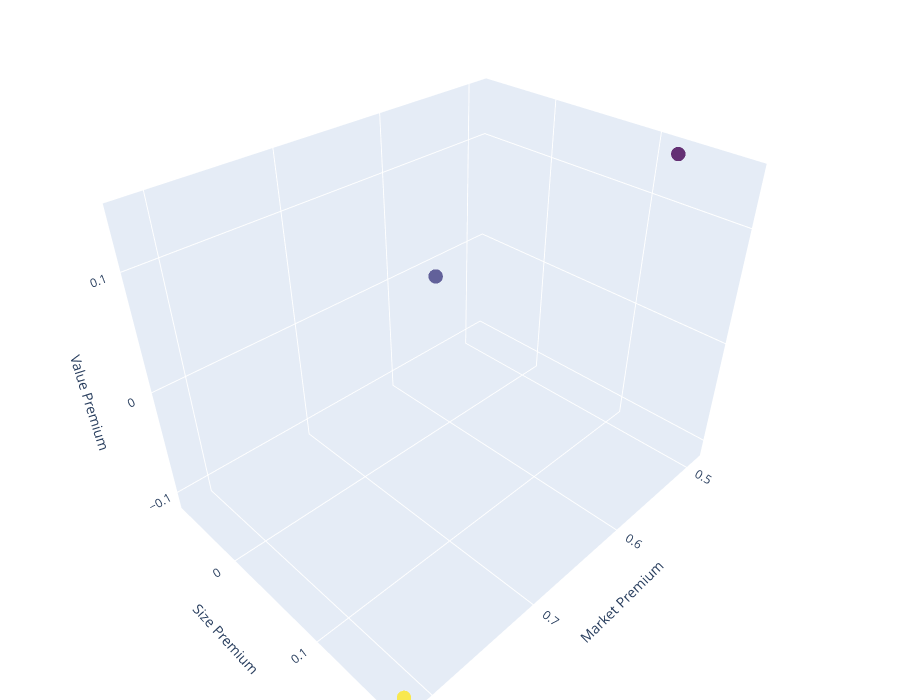

The code cell stored with this chart in its notebook:
### Code cell
fig = go.Figure(data=[go.Scatter3d(
    x=params_estrg['b1'],
    y=params_estrg['b2'],
    z=params_estrg['b3'],
    mode='markers',
    marker=dict(
        size=5,
        color=params_estrg['b1'],  
        colorscale='Viridis',
        opacity=0.8
    ),
    text=params_estrg.index,  
    hoverinfo='text'  
)])

fig.update_layout(
    scene=dict(
        xaxis_title='Market Premium',
        yaxis_title='Size Premium',
        zaxis_title='Value Premium',
        bgcolor='white'  
    ),
    margin=dict(l=0, r=0, b=0, t=0),
    height=700  
)

fig.show()

### Figure 1 — Plotly figure (JSON) as saved in the notebook; plotly's stock layout.template omitted (floating-point values rounded to 4 significant figures)
{"data": [{"hoverinfo": "text", "marker": {"color": [0.4892, 0.8173, 0.5494], "colorscale": [[0, "#440154"], [0.1111, "#482878"], [0.2222, "#3e4989"], [0.3333, "#31688e"], [0.4444, "#26828e"], [0.5556, "#1f9e89"], [0.6667, "#35b779"], [0.7778, "#6ece58"], [0.8889, "#b5de2b"], [1, "#fde725"]], "opacity": 0.8, "size": 5}, "mode": "markers", "text": ["Equally Weighted", "Momentum 11M", "Momentum 1M"], "type": "scatter3d", "x": [0.4892, 0.8173, 0.5494], "y": [0.1221, 0.1764, -0.06915], "z": [0.1413, -0.1095, -0.01461]}], "layout": {"height": 700, "margin": {"b": 0, "l": 0, "r": 0, "t": 0}, "scene": {"bgcolor": "white", "xaxis": {"title": {"text": "Market Premium"}}, "yaxis": {"title": {"text": "Size Premium"}}, "zaxis": {"title": {"text": "Value Premium"}}}}}
